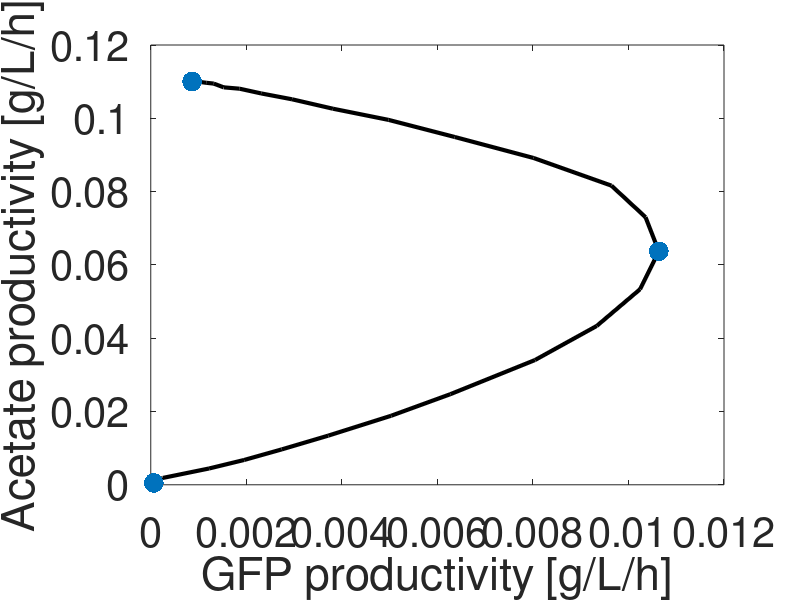
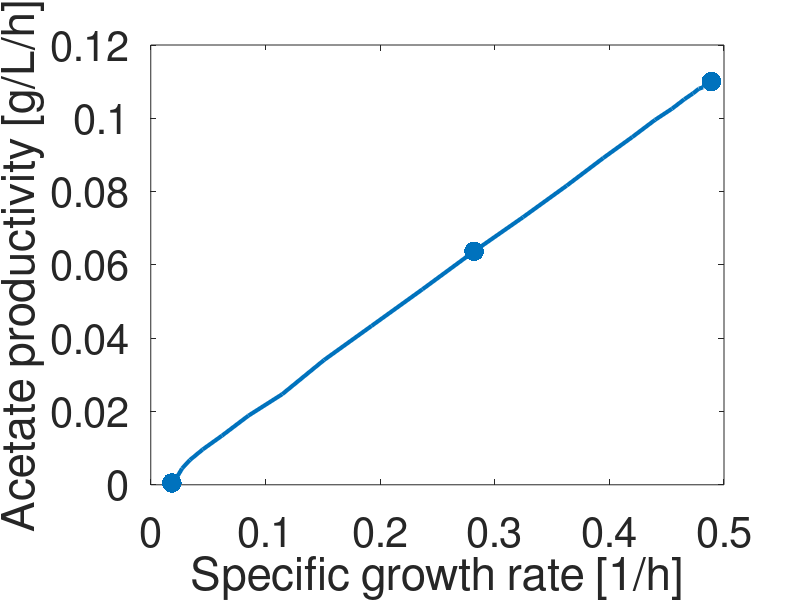
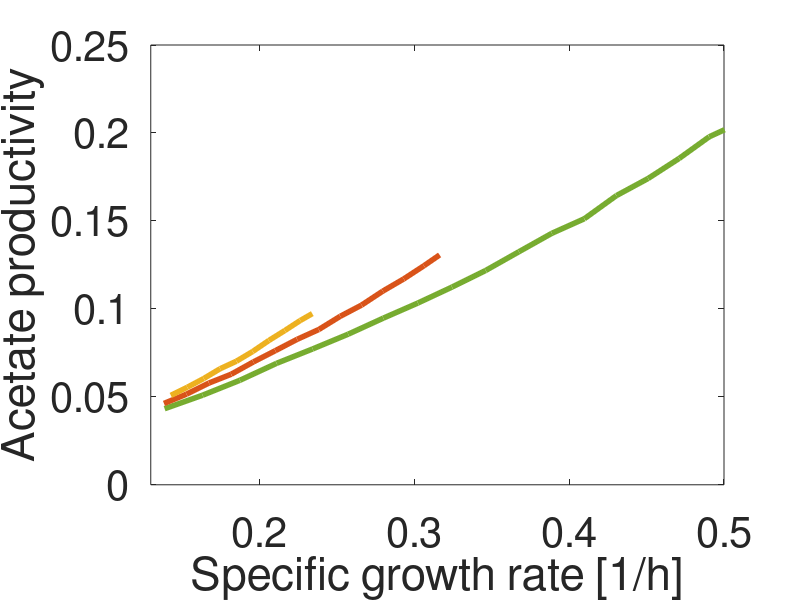
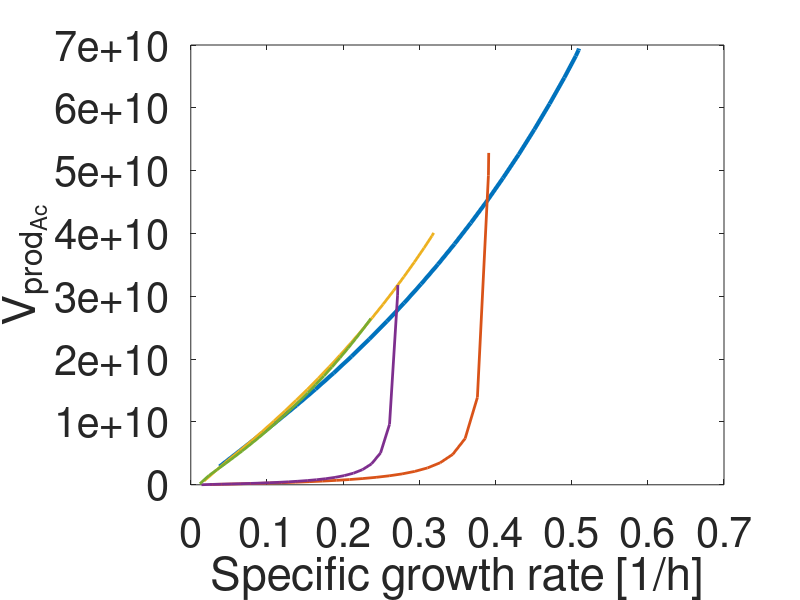

Source code (MATLAB) for these figures, in order: (Note: this script raises an error after producing the figures.)
clear all, clc
load('Result_wp_diff_W3110.mat')
figure(1),clf 

x_wp_productividad_proteina=[productividad_proteina_Wp_diff_W3110(1,1),productividad_proteina_Wp_diff_W3110(1,19),productividad_proteina_Wp_diff_W3110(1,30)]
y_wp_productividad_acetato=[productividad_acetato_Wp_diff_W3110(1,1),productividad_acetato_Wp_diff_W3110(1,19),productividad_acetato_Wp_diff_W3110(1,30)]
plot(productividad_proteina_Wp_diff_W3110,productividad_acetato_Wp_diff_W3110,'LineWidth',3,'Color','black')
hold on 
scatter(x_wp_productividad_proteina,y_wp_productividad_acetato,200,"red","filled")
hold off
xlabel('GFP productivity [g/L/h]'),ylabel('Acetate productivity [g/L/h]')
set(gca,'fontsize',30)

figure(2),clf
plot(max_lam_Wp_W3110_diff,productividad_acetato_Wp_diff_W3110,'LineWidth',3)
hold on 
x_wp_lam=[max_lam_Wp_W3110_diff(1,1),max_lam_Wp_W3110_diff(1,19),max_lam_Wp_W3110_diff(1,30)]
y_wp_productividad_acetato=[productividad_acetato_Wp_diff_W3110(1,1),productividad_acetato_Wp_diff_W3110(1,19),productividad_acetato_Wp_diff_W3110(1,30)]
scatter(x_wp_lam,y_wp_productividad_acetato,200,'filled')
hold off
xlabel('Specific growth rate [1/h]'),ylabel('Acetate productivity [g/L/h]')
set(gca,'fontsize',30)

%%
clear all, clc
load('Result_we_wp_0.mat')
max_lam_We_W3110_0=max_lam_We_W3110;
Productividad_acetato_We_W3110_diff_0=Productividad_acetato_We_W3110_diff;
v_produccion_Ac_We_W3110_0=v_produccion_Ac_We_W3110;
load('Result_we_wp_500.mat')
max_lam_We_W3110_500=max_lam_We_W3110;
Productividad_acetato_We_W3110_diff_500=Productividad_acetato_We_W3110_diff;
v_produccion_Ac_We_W3110_500=v_produccion_Ac_We_W3110;
load('Result_we_wp_1000.mat')
max_lam_We_W3110_1000=max_lam_We_W3110;
Productividad_acetato_We_W3110_diff_1000=Productividad_acetato_We_W3110_diff;
v_produccion_Ac_We_W3110_1000=v_produccion_Ac_We_W3110;
load('Result_we_wp_1500.mat')
max_lam_We_W3110_1500=max_lam_We_W3110;
Productividad_acetato_We_W3110_diff_1500=Productividad_acetato_We_W3110_diff;
v_produccion_Ac_We_W3110_1500=v_produccion_Ac_We_W3110;
load('Result_we_wp_2000.mat')
max_lam_We_W3110_2000=max_lam_We_W3110;
Productividad_acetato_We_W3110_diff_2000=Productividad_acetato_We_W3110_diff;
v_produccion_Ac_We_W3110_2000=v_produccion_Ac_We_W3110;
load('Result_we_wp_3000.mat')
max_lam_We_W3110_3000=max_lam_We_W3110;
Productividad_acetato_We_W3110_diff_3000=Productividad_acetato_We_W3110_diff;
v_produccion_Ac_We_W3110_3000=v_produccion_Ac_We_W3110;

figure(3),clf 
plot(max_lam_We_W3110_0(1:22),Productividad_acetato_We_W3110_diff_0(1:22),'LineWidth',4,'Color',[0.4660 0.6740 0.1880])
hold on 
%plot(max_lam_We_W3110_500(1:23),Productividad_acetato_We_W3110_diff_500(1:23),'LineWidth',2)

plot(max_lam_We_W3110_1000(1:22),Productividad_acetato_We_W3110_diff_1000(1:22),'LineWidth',4,'Color',[0.8500 0.3250 0.0980])
%plot(max_lam_We_W3110_1500(1:23),Productividad_acetato_We_W3110_diff_1500(1:23),'LineWidth',2)
plot(max_lam_We_W3110_2000(1:22),Productividad_acetato_We_W3110_diff_2000(1:22),'LineWidth',4,'Color',[0.9290 0.6940 0.1250])
%plot(max_lam_We_W3110_3000(1:22),Productividad_acetato_We_W3110_diff_3000(1:22),'LineWidth',4,'Color',[0.9290 0.6940 0.1250])

hold off
xlabel('Specific growth rate [1/h]'),ylabel('Acetate productivity')
set(gca,'fontsize',30)
xlim([0.13,0.5])
figure(4),clf 
plot(max_lam_We_W3110_0(1:24),v_produccion_Ac_We_W3110_0(1:24)*1/(mpp*Na*V)*60,'LineWidth',3)
hold on 
plot(max_lam_We_W3110_500(1:23),v_produccion_Ac_We_W3110_500(1:23)*1/(mpp*Na*V)*60,'LineWidth',2)

plot(max_lam_We_W3110_1000(1:23),v_produccion_Ac_We_W3110_1000(1:23)*1/(mpp*Na*V)*60,'LineWidth',2)
plot(max_lam_We_W3110_1500(1:23),v_produccion_Ac_We_W3110_1500(1:23)*1/(mpp*Na*V)*60,'LineWidth',2)
plot(max_lam_We_W3110_2000(1:23),v_produccion_Ac_We_W3110_2000(1:23)*1/(mpp*Na*V)*60,'LineWidth',2)
hold off
xlabel('Specific growth rate [1/h]'),ylabel('V_{prod_{Ac}}')
set(gca,'fontsize',30)

figure(5),clf 
semilogy(we,v_importacion_S_We_cell_W3110,'LineWidth',5,'Color','black')
set(gca,'fontsize',30)
xlabel('w_t'), ylabel('Substrate import rate')
%%
load('Result_wet_wp.mat')

figure(5),clf
blue_end = [0, 0.4470, 0.7410];

% Crear un mapa de colores personalizado desde blanco hasta azul claro
nSteps = 100;  % Número de pasos de transición
white_color = [0.95,1,1];
miMapaColores = [linspace(white_color(1), blue_end(1), nSteps)', ...
                 linspace(white_color(2), blue_end(2), nSteps)', ...
                 linspace(white_color(3), blue_end(3), nSteps)'];

subplot(1,4,1)
contourf(A_We_Wp_W3110,B_We_Wp_W3110,max_lam_We_Wp_W3110,'LineStyle','none')
hcb=colorbar;
hcb.Label.String='Specific growth rate [1/h]';
set(gca,'XScale','log'),xlabel('wp [molecs/cell/min]'),ylabel('We [molecs/cell/min]')
 set(gca,'FontSize',20)

subplot(1,4,2)
contourf(A_We_Wp_W3110,B_We_Wp_W3110,productividad_biomasa_We_Wp_Diff_W3110,'LineStyle','none')
hcb=colorbar;
hcb.Label.String='Biomass productivity [g/L/h]';
set(gca,'XScale','log'),xlabel('wp [molecs/cell/min]'),ylabel('we [molecs/cell/min]')
 set(gca,'FontSize',20)

subplot(1,4,3)
contourf(A_We_Wp_W3110,B_We_Wp_W3110,productividad_producto_We_Wp_Diff_W3110,'LineStyle','none')
xlabel('wp'),ylabel('we')
hcb=colorbar;
hcb.Label.String='gfp propductivity [g/L/h]';
set(gca,'XScale','log')
 set(gca,'FontSize',20)

subplot(1,4,4)
contourf(A_We_Wp_W3110,B_We_Wp_W3110,productividad_acetato_We_Wp_Diff_W3110,'LineStyle','none')
xlabel('wp [molecs/cell/min]'),ylabel('we[molecs/cell/min]')
hcb=colorbar;
hcb.Label.String='Acetate productivity [g/L/h]';
set(gca,'XScale','log')
set(gca,'FontSize',20)
colormap (miMapaColores)


